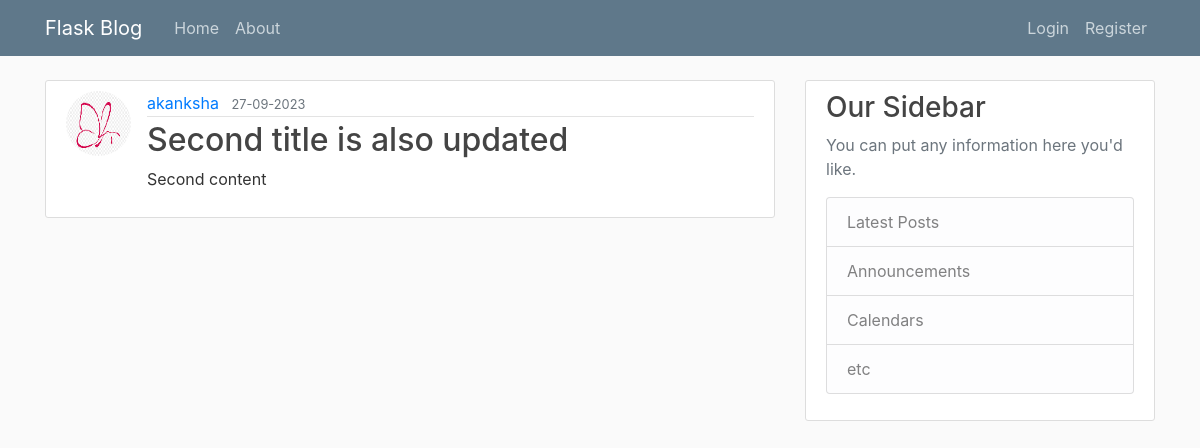
Screenshot of /post/2 with the database file from the repository.
### appp/models.py (models this page shows, shortened)
class User(db.Model, UserMixin):
    id = db.Column(db.Integer, primary_key= True)
    username = db.Column(db.String(20), unique=True, nullable=False)
    email = db.Column(db.String(120), unique=True, nullable=False)
    image_file = db.Column(db.String(20), nullable=False, default="default.jpg")
    password= db.Column(db.String(60), nullable=False)
    posts = db.relationship('Post', backref="author" , lazy= True)

class Post(db.Model):
    id = db.Column(db.Integer, primary_key= True)
    title = db.Column(db.String(150), nullable=False)
    date_posted= db.Column(db.DateTime, nullable=False, default = datetime.utcnow )
    content = db.Column(db.Text, nullable=False)
    user_id = db.Column(db.Integer , db.ForeignKey('user.id'),nullable=False)

### appp/routes.py (the view)
@app.route("/post/<int:post_id>")
def post(post_id):
    post = Post.query.get_or_404(post_id)
    return render_template('post.html', title = post.title, post=post, legend = "Update Post")

### appp/templates/post.html (shortened to what this page needs)
{% extends 'layout.html' %}
{% block content %}
    <article class="media content-section">
      <img class = "rounded-circle article-img" src="{{url_for('static' , filename = 'profile_pics/' + post.author.image_file)}}" alt="">
        <div class="media-body">
          <div class="article-metadata">
            <a class="mr-2" href="{{url_for('user_post' , username = post.author.username)}}">{{ post.author.username }}</a>
            <small class="text-muted">{{ post.date_posted.strftime('%d-%m-%Y') }}</small>
          </div>
          <h2 class="article-title">{{ post.title }}</h2>
          <p class="article-content">{{ post.content }}</p>
        </div>
      </article>
{% endblock content %}

### appp/static/main.css (style rules this page uses)
body { background: #fafafa; color: #333333; margin-top: 5rem; }
h1, h2, h3, h4, h5, h6 { color: #444444; }
.content-section { background: #ffffff; padding: 10px 20px; border: 1px solid #dddddd; border-radius: 3px; margin-bottom: 20px; }
.article-title { color: #444444; }
.article-content { white-space: pre-line; }
.article-img { height: 65px; width: 65px; margin-right: 16px; }
.article-metadata { padding-bottom: 1px; margin-bottom: 4px; border-bottom: 1px solid #e3e3e3 }

### rows the page displays
User: image_file (picture), author.username "akanksha"
Post: date_posted "27-09-2023", title "Second title is also updated", content "Second content"
